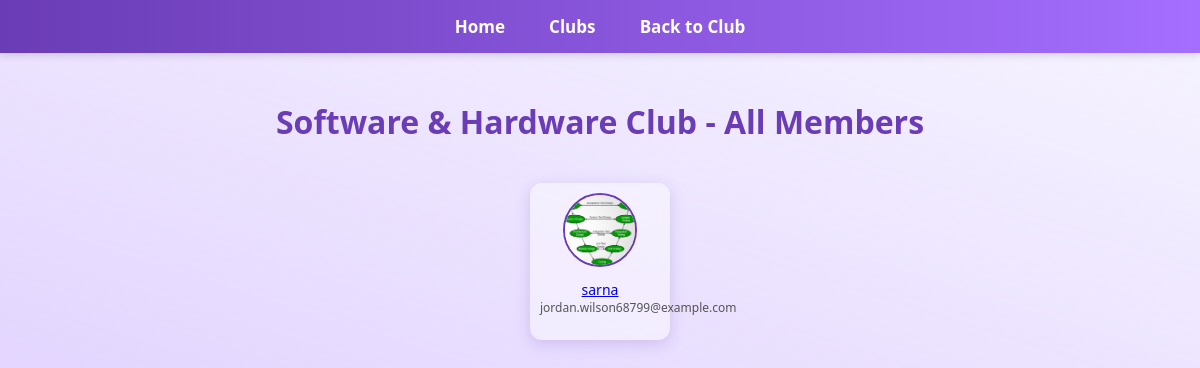
The page /clubnest/clubs/software-hardware-club/members/ (signed in) on the database its author committed.
### ClubNest/models.py (models this page shows, shortened)
class Club(models.Model):
    name = models.CharField(max_length=100)
    slug = models.SlugField(unique=True, blank=True)
    image = models.ImageField(upload_to='club_image/', null=True, blank=True)
    caption = models.TextField(blank=True)
    logo = models.ImageField(upload_to='club_logos/', blank=True, null=True)
    introduction = models.TextField(blank=True)
    our_goal = models.TextField(blank=True)
    contact_email = models.EmailField(blank=True)
    contact_phone = models.CharField(max_length=20, blank=True)
    contact_address = models.TextField(blank=True)

class Membership(models.Model):
    profile = models.ForeignKey(Profile, on_delete=models.CASCADE)  # ✅ Added
    club = models.ForeignKey(Club, on_delete=models.CASCADE)
    is_approved = models.BooleanField(default=False)
    joined_at = models.DateTimeField(auto_now_add=True)
    class Meta:
        unique_together = ('profile', 'club')

class Profile(models.Model):
    user = models.OneToOneField(User, on_delete=models.CASCADE)
    profile_pic = models.ImageField(upload_to='profile_pics/', default='default.png', blank=True, null=True)
    department = models.CharField(
        max_length=50,
        choices=[
            ('CSE', 'CSE'), ('EEE', 'EEE'), ('Civil', 'Civil'),
            ('Pharmacy', 'Pharmacy'), ('ENG', 'ENG'),
            ('Archi', 'Archi'), ('BBA', 'BBA'),
        ],
        blank=True,
        null=True
    )
    semester = models.CharField(
        max_length=10,
        choices=[('1st', '1st'), ('2nd', '2nd'), ('3rd', '3rd'),
                 ('4th', '4th'), ('5th', '5th'), ('6th', '6th'),
                 ('7th', '7th'), ('8th', '8th')],
        blank=True,
        null=True
    )
    clubs = models.ManyToManyField('Club', through='Membership', blank=True)

### ClubNest/views.py (the view)
# urls.py: path('clubs/<slug:club_slug>/members/', views.all_members, name='all_members'),
@login_required
def all_members(request, club_slug):
    club = get_object_or_404(Club, slug=club_slug)
    approved_members = Membership.objects.filter(club=club, is_approved=True).select_related('profile', 'profile__user')
    return render(request, 'all_members.html', {
        'club': club,
        'approved_members': approved_members
    })

### templates/all_members.html (shortened to what this page needs)
{% load static %}
<!DOCTYPE html>
<html lang="en">
<head>
</head>
<body>
<nav>
  <a href="{% url 'home' %}">Home</a>
  <a href="{% url 'club_list' %}">Clubs</a>
  <a href="{% url 'club_detail' club.id %}">Back to Club</a>
</nav>
<div class="content">
  <h1>{{ club.name }} - All Members</h1>
  {% if approved_members %}
    <div class="members-container">
      {% for member in approved_members %}
        <div class="member-card">
          {% if member.profile.profile_pic %}
            <img src="{{ member.profile.profile_pic.url }}" alt="{{ member.profile.user.username }}">
          {% else %}
            <img src="{% static 'images/default-profile.png' %}" alt="{{ member.profile.user.username }}">
          {% endif %}
          <p>
            <a href="{% url 'profile_view' member.profile.user.id %}">{{ member.profile.user.username }}</a>
            <span>{{ member.profile.user.email }}</span>
          </p>
        </div>
      {% endfor %}
    </div>
  {% else %}
    <p style="text-align:center; color:#555;">No members yet.</p>
  {% endif %}
</div>
</body>
</html>

### templates/all_members.html (style rules this page uses)
:root { --primary: #6a3cb5; --accent: #a56eff; --bg-glass: rgba(255, 255, 255, 0.4); --blur: 10px; }
body { font-family: 'Segoe UI', Tahoma, Geneva, Verdana, sans-serif; margin: 0; padding: 0; background: linear-gradient(to right top, #e3d5ff, rgba(243, 240, 255, 0.7)); color: #333; }
nav { background: linear-gradient(90deg, var(--primary), var(--accent)); padding: 15px; text-align: center; position: fixed; top: 0; left: 0; right: 0; z-index: 1000; box-shadow: 0 2px 8px rgba(0,0,0,0.15); }
nav a { color: white; margin: 0 20px; text-decoration: none; font-weight: 600; font-size: 17px; transition: color 0.3s ease; }
.content { max-width: 1200px; margin: 100px auto 40px; padding: 0 20px; }
h1 { color: var(--primary); text-align: center; margin-bottom: 40px; }
.members-container { display: flex; flex-wrap: wrap; gap: 20px; justify-content: center; }
.member-card { text-align: center; width: 120px; background: var(--bg-glass); padding: 10px; border-radius: 12px; box-shadow: 0 4px 15px rgba(106, 60, 181, 0.2); transition: transform 0.3s ease, box-shadow 0.3s ease; }
.member-card img { width: 70px; height: 70px; border-radius: 50%; object-fit: cover; border: 2px solid var(--primary); transition: transform 0.3s ease; }
.member-card p { margin-top: 8px; font-size: 14px; }
.member-card span { font-size: 12px; color: #555; display: block; }

### rows shown on the page
Club: name "Software & Hardware Club"
Membership: profile.profile_pic (picture), profile.user.username "sarna", profile.user.email "jordan.wilson68799@example.com"
